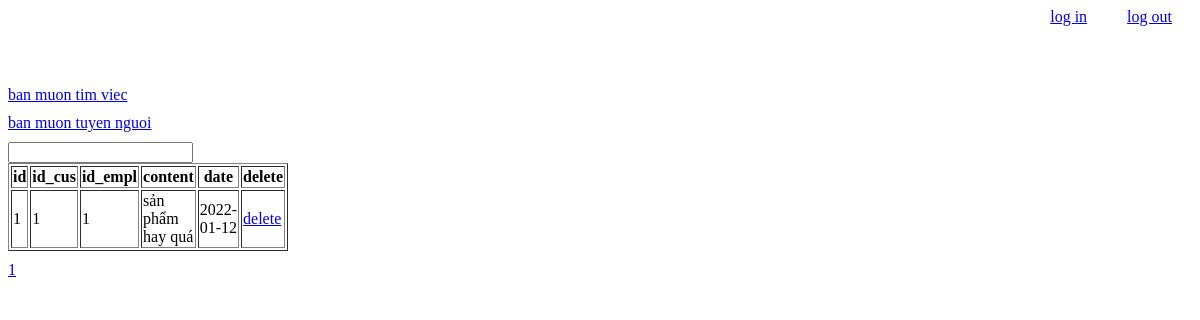
Screenshot of /comments/index.php (signed in) with the database file from the repository.
### tables this page shows
CREATE TABLE `comments` (
  `id_cmt` int(11) NOT NULL,
  `id_cus` int(11) NOT NULL,
  `id_empl` int(11) NOT NULL,
  `content` varchar(200) NOT NULL,
  `date` date NOT NULL
);

### comments/index.php (the view, shortened to what this page needs)
<?php
if(!isset($_SESSION['id'])){
echo 'bạn cần đăng nhập';
?>
<!DOCTYPE html>
<html lang="en">
<head>
    <meta charset="UTF-8">
    <meta http-equiv="X-UA-Compatible" content="IE=edge">
    <meta name="viewport" content="width=device-width, initial-scale=1.0">
    <title>Document</title>
    <link rel="stylesheet" href="http://localhost/admin/style.css">
</head>
<body>
<div class="header">
        <div class="sub_header">
            <a href="../signin.php">log in</a><a href="../signout.php">log out</a>
        </div>
    </div>
</body>
</html>
    <?php
}
else {
    include '../header.php';
    $page = 1;
    $search ='';
    $connect = mysqli_connect('localhost','root','','20');
    mysqli_set_charset($connect,'utf8');
    $sql="select count(*) from comments
    where content like '%$search%'  ";
    $array_result= mysqli_query($connect,$sql);
    $record = mysqli_fetch_array($array_result)['count(*)'];
    $record_per_page = 10;
    $page_number = ceil($record/$record_per_page);
    $offset = ($page-1)*$record_per_page;
    $connect = mysqli_connect('localhost','root','','20');
    $sql="select * from comments
    where content like '%$search%'
    limit $record_per_page offset $offset
    ";
    mysqli_set_charset($connect,'utf8');
    $array_result= mysqli_query($connect,$sql);
    ?>
     <caption>
        <form action="" method="get">
            <input type="search" name="search" value="<?php echo $search ?>">
        </form>
    </caption>
    <table width='100%' border= '1px solid black'>
            <tr>
                <th>id</th>
                <th>id_cus</th>
                <th>id_empl</th>
                <th>content</th>
                <th>date</th>
                <th>delete</th>
            </tr>
            <?php foreach ($array_result as $each){ ?>
            <tr>
                <td><?php echo $each['id_cmt'] ?></td>
                <td><?php echo $each['id_cus'] ?></td>
                <td><?php echo $each['id_empl'] ?></td>
                <td><?php echo $each['content'] ?></td>
                <td><?php echo $each['date'] ?></td>
                <td><a href="delete_process.php?id=<?php echo $each['id_cmt'] ?>">
                 delete
                </a>
                </td>
            </tr>
            <?php } ?>
        </table>
        <?php   for ($x = 1;$x <= $page_number; $x++){ ?>
                <a href="?page=<?php echo $x ?>&search=<?php echo $search ?>"> <?php echo $x ?> </a>
            <?php } ?>
<?php include '../footer.php'; }?>

### style.css (style rules this page uses)
.side_bar a { display: block; margin: 10px 0 ; }

### rows the page displays
comments: id_cmt "1", id_cus "1", id_empl "1", content "sản phẩm hay quá", date "2022-01-12"
